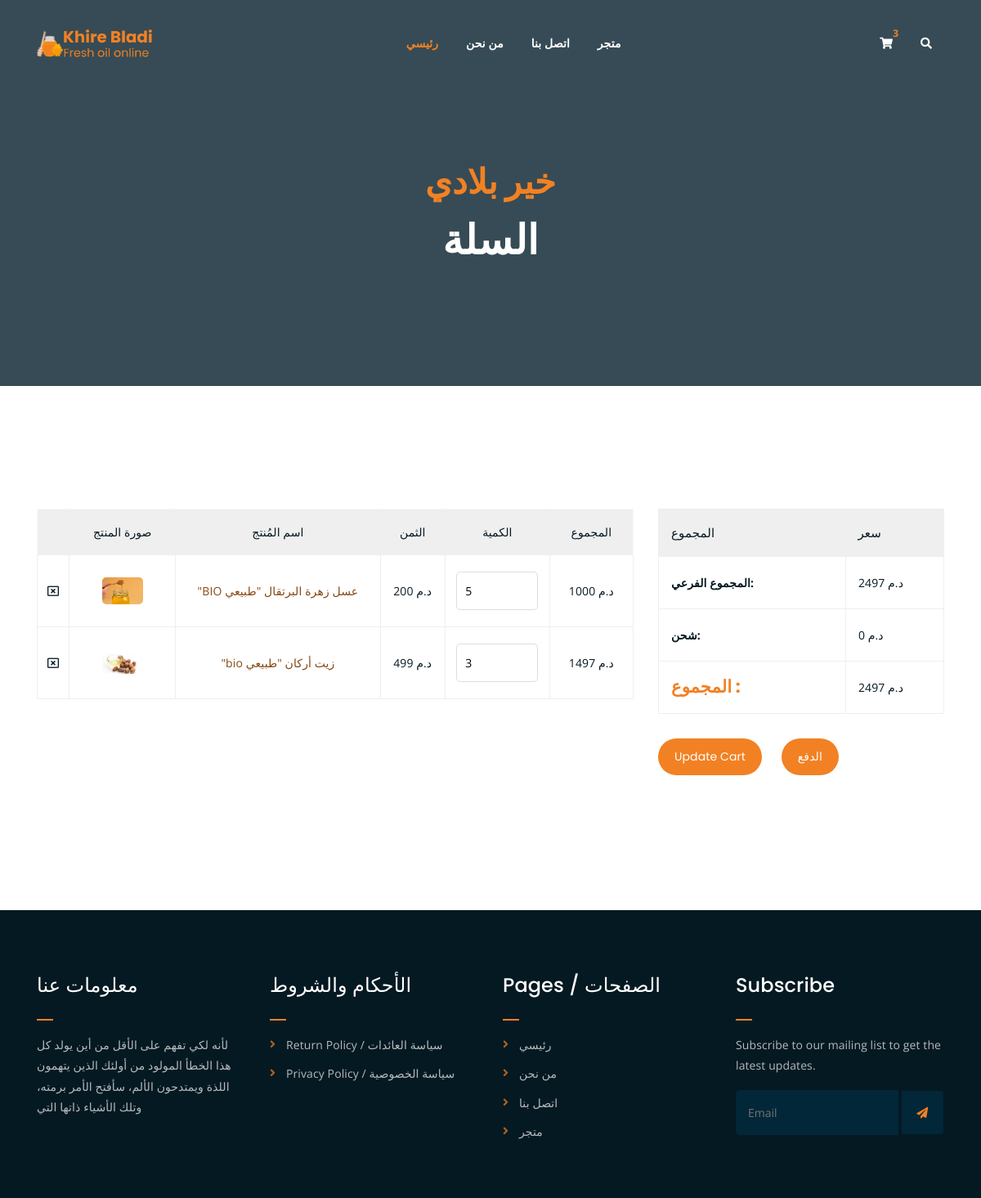
Page /products/cart (signed in) on the committed database.
### products/models.py (models this page shows, shortened)
class OrderItem(models.Model):
    product = models.ForeignKey(product, on_delete=models.SET_NULL, blank=True, null=True)
    order = models.ForeignKey(Order, on_delete=models.SET_NULL, blank=True, null=True)
    quantity = models.IntegerField(default=0, blank=True, null=True)
    date_added = models.DateTimeField(auto_now_add=True)
    @property
    def get_total(self):
        return self.product.price * self.quantity

class product(models.Model):
    name = models.CharField(max_length = 100)
    discription = models.TextField()
    categories = models.ForeignKey(Categories, on_delete=models.CASCADE, null=True)
    price = models.FloatField()
    anchor_price = models.FloatField()
    produc_image = models.ImageField(upload_to = "product", null=True)
    date = models.DateTimeField(auto_now_add=True)
    is_active = models.BooleanField(default=True)
    slug = AutoSlugField(unique=True)

class Order(models.Model):
    customer = models.ForeignKey(Customer, on_delete=models.SET_NULL, blank=True, null=True)
    date_order = models.DateTimeField(auto_now_add=True)
    complete = models.BooleanField(default=False, blank=True, null=True)
    @property
    def get_cart_total(self):
        orderitem = self.orderitem_set.all()
        total = sum( [ item.get_total for item in orderitem ] )
        return total

### products/views.py (the view)
# urls.py: path("cart", cart, name="cart"),
def cart(request):
    if request.user.is_authenticated:
        customer = request.user.customer
        order, created = Order.objects.get_or_create(customer=customer, complete=False)
        items = order.orderitem_set.all()
    else:
        items = []
        order = {}
    context = {
        "items":items,
        "order":order,
    }
    return render(request, 'products/cart.html', context)

### products/templates/products/cart.html (shortened to what this page needs)
{% extends 'base.html' %}
{% load static %}
{% block content %}
<div class="breadcrumb-section breadcrumb-bg">
	<div class="container">
		<div class="row">
			<div class="col-lg-8 offset-lg-2 text-center">
				<div class="breadcrumb-text">
					<h2><span class="orange-text">خير بلادي </span></h2>
					<h1>السلة</h1>
				</div>
			</div>
		</div>
	</div>
</div>
<div class="cart-section mt-150 mb-150">
	<div class="container">
		<div class="row">
			<div class="col-lg-8 col-md-12">
				<div class="cart-table-wrap">
					<table class="cart-table">
						<thead class="cart-table-head">
							<tr class="table-head-row">
								<th class="product-remove"></th>
								<th class="product-image">صورة المنتج</th>
								<th class="product-name">اسم المُنتج</th>
								<th class="product-price">الثمن</th>
								<th class="product-quantity">الكمية</th>
								<th class="product-total">المجموع</th>
							</tr>
						</thead>
					<tbody>
							{% for item in items %}
								<tr class="table-body-row">
									<td class="product-remove"><a href="#"><i class="far fa-window-close"></i></a></td>
									<td class="product-image"><img src="{{ item.product.produc_image.url }}" alt=""></td>
									<td class="product-name">
										<a style="color: #874713;" href="{% url 'single_product' slug=item.product.slug %}">{{item.product.name}}</a>
									</td>
									<td class="product-price">د.م {{ item.product.price|add:'0' }}</td>
									<td class="product-quantity"><input type="number" value="{{ item.quantity }}" placeholder="0"></td>
									<td class="product-total">د.م {{ item.get_total|add:'0' }}</td>
								</tr>
							{% endfor %}
						</tbody>
					</table>
				</div>
			</div>
			<div class="col-lg-4">
				<div class="total-section">
					<table class="total-table">
						<thead class="total-table-head">
							<tr class="table-total-row">
								<th>المجموع</th>
								<th>سعر</th>
							</tr>
						</thead>
						<tbody>
							<tr class="total-data">
								<td><strong>المجموع الفرعي: </strong></td>
								<td>د.م {{ order.get_cart_total|add:'0'  }}</td>
							</tr>
							<tr class="total-data">
								<td><strong>شحن: </strong></td>
								<td>د.م 0</td>
							</tr>
							<tr class="total-data">
                                <td><h4><span class="orange-text" >المجموع :</span></td>
								<td>د.م {{ order.get_cart_total|add:'0' }}</td>
							</tr>
						</tbody>
					</table>
					<div class="cart-buttons">
						<a href="cart.html" class="boxed-btn">Update Cart</a>
						<a href="{% url 'checkout' %}" class="boxed-btn black">الدفع</a>
					</div>
				</div>
			</div>
		</div>
	</div>
</div>
{% endblock %}

### amlo/static/css/responsive.css (style rules this page uses)
@media only screen and (min-width: 992px) and (max-width: 1200px) { .cart-buttons a:first-child { margin-right: 0; margin-bottom: 15px; } }

### amlo/static/css/main.css (style rules this page uses)
html { font-size: 14px; font-weight: 400; line-height: 28px; height: 100%; }
body { font-family: "Open Sans", sans-serif; font-weight: 400; font-size: 1rem; letter-spacing: 0.1px; line-height: 1.8; color: #051922; overflow-x: hidden; }
body img { max-width: 100%; }
a { cursor: pointer; text-decoration: none; -webkit-transition: all 0.2s ease-in-out; -o-transition: all 0.2s ease-in-out; transition: all 0.2s ease-in-out; }
h1, .h1, h2, .h2, h3, .h3, h4, .h4, h5, .h5, h6, .h6 { font-family: "Poppins", sans-serif; font-weight: 700; margin: 0 0 1.25rem 0; color: #051922; }
h1:last-child, .h1:last-child, h2:last-child, .h2:last-child, h3:last-child, .h3:last-child, h4:last-child, .h4:last-child, h5:last-child, .h5:last-child, h6:last-child, .h6:last-child { margin: 0; }
h1, .h1 { font-size: 4rem; font-weight: 700; line-height: 4rem; }
h2, .h2 { font-size: 3rem; font-weight: 700; line-height: 3.25rem; }
h4, .h4 { font-size: 1.5rem; font-weight: 700; line-height: 1.75rem; }
.mt-150 { margin-top: 150px; }
.mb-150 { margin-bottom: 150px; }
.orange-text { color: #F28123; }
a.boxed-btn { font-family: 'Poppins', sans-serif; display: inline-block; background-color: #F28123; color: #fff; padding: 10px 20px; }
a.boxed-btn, a.bordered-btn, a.cart-btn, a.cart-btn-border { border-radius: 50px; }
.breadcrumb-bg { background-image: url(../img/breadcrumb-bg.jpg); }
.breadcrumb-text h1 { font-size: 50px; font-weight: 900; color: #fff; margin: 0; margin-top: 20px; }
.breadcrumb-section { padding: 150px 0; background-size: cover; background-position: center center; position: relative; z-index: 1; background-attachment: fixed; padding-top: 200px; }
.breadcrumb-section:after { position: absolute; left: 0; top: 0; width: 100%; height: 100%; content: ""; background-color: #07212e; z-index: -1; opacity: 0.8; }
a.boxed-btn { -webkit-transition: 0.3s; -o-transition: 0.3s; transition: 0.3s; }
.product-image img { -webkit-transition: 0.3s; -o-transition: 0.3s; transition: 0.3s; }
html, body { height: 100%; }
.product-image { padding: 30px; padding-bottom: 0; }
.product-image img { width: 90%; border-radius: 5px; margin-bottom: 20px; }
input[type="number"] { border: 1px solid #ddd; border-radius: 5px; padding: 10px; width: 100px; margin-bottom: 15px; }
table.cart-table { border: 1px solid #f9f9f9; width: 100%; }
thead { border-bottom: 1px solid #eee; }
tr.table-head-row th { border-right: 1px solid #efefef; padding: 15px; font-weight: 500; text-align: center; }
tr.table-head-row th:last-child { border-right: none; }
.cart-table-wrap tbody tr td { text-align: center; }
td.product-image img { max-width: 50px; -webkit-box-shadow: none; box-shadow: none; margin-bottom: 0; }
.cart-table-wrap tbody tr td { border: 1px solid #efefef; padding: 20px 0; color: #051922; }
thead.cart-table-head tr { background-color: #efefef; }
td.product-quantity input { margin-bottom: 0; }
td.product-remove a { color: #051922; }
.total-section table.total-table { border: 1px solid #efefef; width: 100%; }
tr.table-total-row { background-color: #efefef; }
tr.table-total-row th { font-weight: 500; font-size: 15px; padding: 15px; }
table.total-table tbody tr.total-data td { border: 1px solid #efefef; padding: 19px 15px; }
tr.total-data td strong { margin-right: 32px; }
.cart-buttons { margin-top: 30px; }
.cart-buttons a:first-child { margin-right: 20px; }

### rows in the picture
OrderItem: product.produc_image (picture), product.name "\"BIO عسل زهرة البرتقال \"طبيعي", product.price|add "200", quantity "5", get_total|add "1000"
OrderItem: product.produc_image (picture), product.name "\"bio زيت أركان \"طبيعي", product.price|add "499", quantity "3", get_total|add "1497"
Order: get_cart_total|add "2497"
